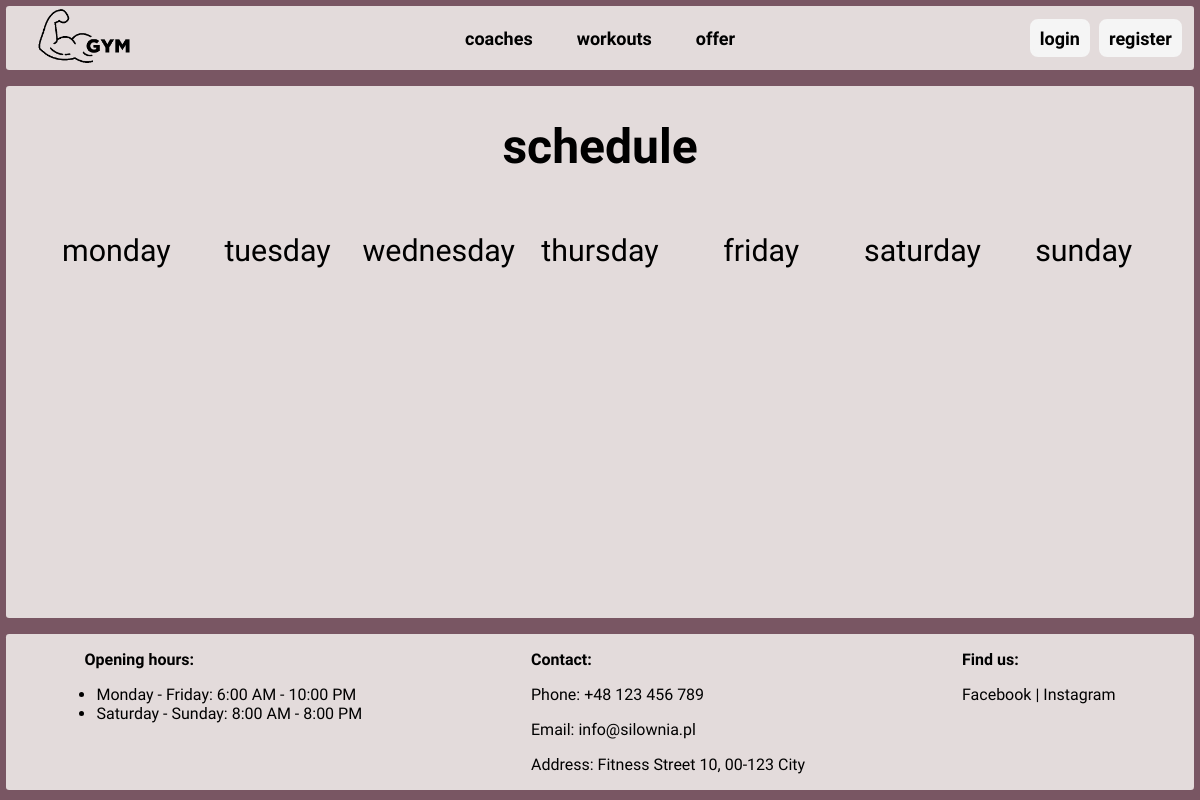
The app's page /workout/schedule/, older data.
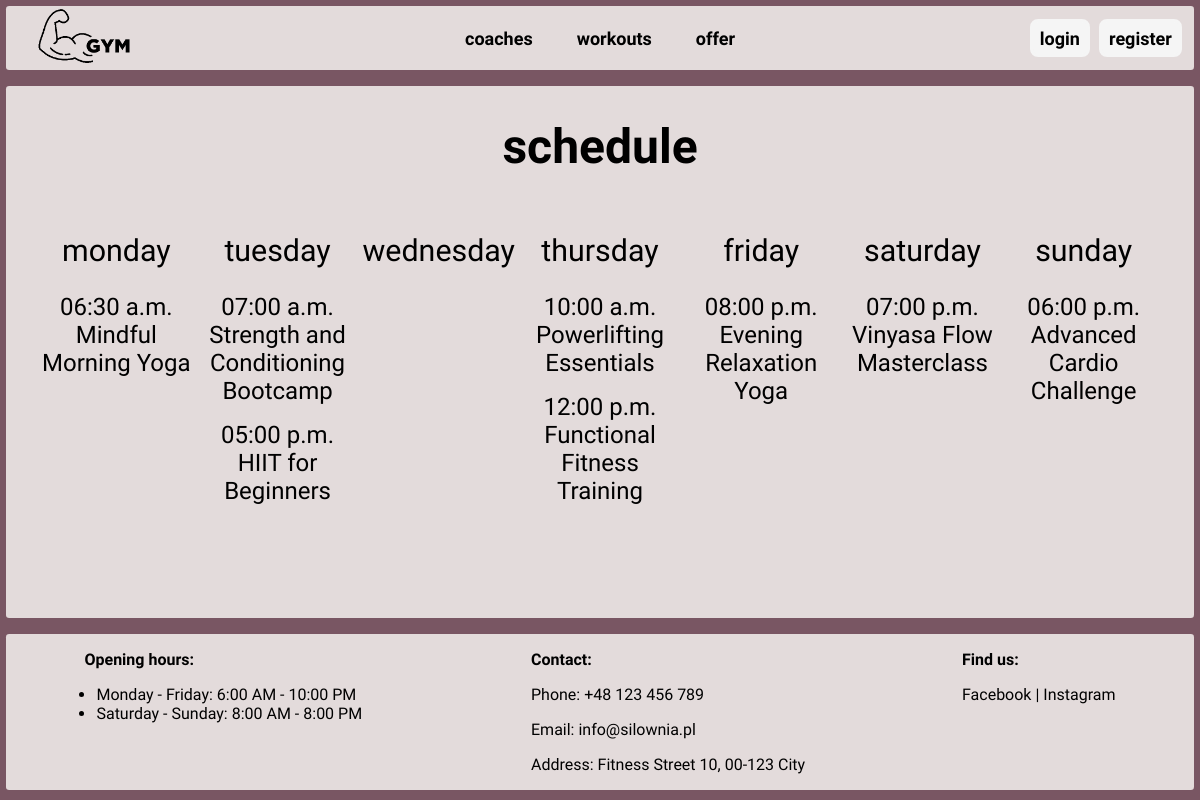
The same page, newer data.
### workout/models.py (models this page shows)
class Workout(models.Model):
    name = models.CharField(max_length=100)
    coach = models.ForeignKey(User, on_delete=models.CASCADE, related_name='coach_workouts')
    client = models.ManyToManyField(User, related_name='client_workouts')
    description = models.TextField()
    target = models.CharField(max_length=50)
    start_time = models.TimeField(null=True)
    end_time = models.TimeField(null=True)
    max_participants = models.IntegerField()
    class Difficulty(models.TextChoices):
        BEGINNER = 'beginner', 'Beginner'
        INTERMEDIATE = 'intermediate', 'Intermediate'
        ADVANCED = 'advanced', 'Advanced'
    difficulty = models.CharField(
        max_length=20,
        choices=Difficulty.choices,
        null=True,
    )
    class Weekdays(models.TextChoices):
        MONDAY = 'monday', 'Monday'
        TUESDAY = 'tuesday', 'Tuesday'
        WEDNESDAY = 'wednesday', 'Wednesday'
        THURSDAY = 'thursday', 'Thursday'
        FRIDAY = 'friday', 'Friday'
        SATURDAY = 'saturday', 'Saturday'
        SUNDAY = 'sunday', 'Sunday'
    day = models.CharField(
        choices=Weekdays.choices,
        max_length=10,
        null=True,
    )
    class Status(models.TextChoices):
        ACTIVE = 'active', 'Active'
        INACTIVE = 'inactive', 'Inactive'
    status = models.CharField(
        choices=Status.choices,
        default=Status.ACTIVE,
        max_length=10,
    )

### workout/views.py (the view)
# urls.py: path('schedule/', views.schedule, name='schedule'),
def schedule(request):
    context = {
        'workouts': Workout.objects.all().filter(status='active').order_by('start_time').values(),
        'weekdays': Workout.Weekdays.choices
    }
    return render(request, "workout/schedule.html", context)

### workout/templates/workout/schedule.html
{% extends 'core/index.html' %}
{% block content %}
<div id="schedule-container">
    <h1> schedule </h1>
    <div id="schedule-table">
        {% for day in weekdays %}
            <div class="schedule-row">
                <h2> {{ day.0 }}</h2>
                {% for workout in workouts %}
                    {% if workout.day == day.0 %}
                    <div class="schedule-workout">
                        <p>{{workout.start_time|date:"h:i a"}}</p>
                        <a href="{% url 'workout:details_workout' workout.id%}" ><p>{{ workout.name }}</p></a>
                    </div>
                    {% endif %}
                {% endfor %}
            </div>
        {% endfor %}
    </div>
</div>
{% endblock %}

### core/templates/core/index.html (shortened to what this page needs)
<!DOCTYPE html>
{% load static %}
<html lang="en">
<head>
    <link rel="stylesheet" href="{% static 'styles.css' %}">
</head>
<body>
    {% include 'core/header.html' %}
    <main>
        {% block content %}
        {% endblock %}
    </main>
    {% include 'core/footer.html' %}
</body>
</html>

### core/templates/core/header.html
<header>
  <div id="logo-container" style="height: 100%">
    <a href="/">
      {% load static %}
      <img style="height: 100%" src="{% static 'logo.png' %}" alt="logo" >
    </a>
  </div>
  <div id="nav-container">
    <a href="{% url 'users:coaches' %}">coaches</a>
    <a href="{% url 'workout:schedule' %}">workouts</a>
    <a href="{% url 'memberships:show_memberships' %}">offer</a>
  </div>
  <div id="login-container">
    {% if user.is_authenticated %}
    <a href="{% url 'users:logout' %}">logout</a>
    <a href="{% url 'users:current_profile' %}">profile</a>
    {% else %}
    <a href="{% url 'users:login' %}">login</a>
    <a href="{% url 'users:register' %}">register</a>
    {% endif %}
  </div>
</header>

### core/templates/core/footer.html
<footer>
  <div>
    <p><strong>Opening hours:</strong></p>
      <ul>
          <li>Monday - Friday: 6:00 AM - 10:00 PM</li>
          <li>Saturday - Sunday: 8:00 AM - 8:00 PM</li>
      </ul>
  </div>
  <div>
    <p><strong>Contact:</strong></p>
    <p>Phone: <a href="tel:+48123456789">+48 123 456 789</a></p>
    <p>Email: <a href="mailto:info@silownia.pl">info@silownia.pl</a></p>
    <p>Address: Fitness Street 10, 00-123 City</p>
  </div>
  <div>
    <p><strong>Find us:</strong></p>
    <a href="https://facebook.com" target="_blank">Facebook</a> |
    <a href="https://instagram.com" target="_blank">Instagram</a>
  </div>
</footer>

### core/static/styles.css (style rules this page uses)
body { font-family: "Raleway", serif; font-optical-sizing: auto; font-style: normal; background: #795663; display: flex; flex-direction: column; align-items: center; margin: 0.5vw 0.5vw; height: 98vh; box-sizing: border-box; }
header { width: 100%; background: #E3DBDB; height: 8vh; padding: 0 1vw; box-sizing: border-box; display: flex; justify-content: space-between; align-items: center; border-radius: 0.2rem; margin-bottom: 2vh; }
a { transition: background-color 0.3s ease, color 0.3s ease; }
a { text-decoration: none; color: black; }
#nav-container a { color: black; margin: 0 20px; font-size: large; font-weight: 800; transition: color 0.3s ease; text-decoration: none; }
#logo-container { width: 25%; }
#login-container { width: 25%; font-weight: 600; height: 50%; display: flex; align-items: center; justify-content: flex-end; }
#login-container a { height: 100%; display: flex; align-items: center; background: whitesmoke; border: 0.2rem solid whitesmoke; border-radius: 0.5rem; margin: 0 0 0 3%; padding: 0 0.6vw; font-size: large; }
main { background-color: #E3DBDB; width: 100%; border-radius: 0.2rem; flex: 1; }
#schedule-container { display: flex; align-items: center; flex-direction: column; padding-bottom: 5vh; text-align: center; }
#schedule-container h1 { font-size: 3rem; }
#schedule-table { display: grid; grid-template-columns: repeat(7, 1fr); width: 95%; font-size: 1.5rem; }
.schedule-row h2 { font-size: 1.9rem; font-weight: 500; }
.schedule-row p { margin: 0rem; }
.schedule-workout { margin-bottom: 1rem; }
.schedule-workout a { transition: color 0.3s ease; font-weight: 500; }
footer { justify-self: flex-end; display: flex; justify-content: space-around; width: 100%; background: #E3DBDB; align-items: flex-start; border-radius: 0.2rem; margin-top: 2vh; }
footer ul { padding: 0 1vw; }

Row changes from the older to the newer data that the page shows:
added Workout: start_time "06:30 a.m.", name "Mindful Morning Yoga", shown under "monday"
added Workout: start_time "07:00 a.m.", name "Strength and Conditioning Bootcamp", shown under "tuesday"
added Workout: start_time "05:00 p.m.", name "HIIT for Beginners", shown under "tuesday"
added Workout: start_time "10:00 a.m.", name "Powerlifting Essentials", shown under "thursday"
added Workout: start_time "12:00 p.m.", name "Functional Fitness Training", shown under "thursday"
added Workout: start_time "08:00 p.m.", name "Evening Relaxation Yoga", shown under "friday"
added Workout: start_time "07:00 p.m.", name "Vinyasa Flow Masterclass", shown under "saturday"
added Workout: start_time "06:00 p.m.", name "Advanced Cardio Challenge", shown under "sunday"
